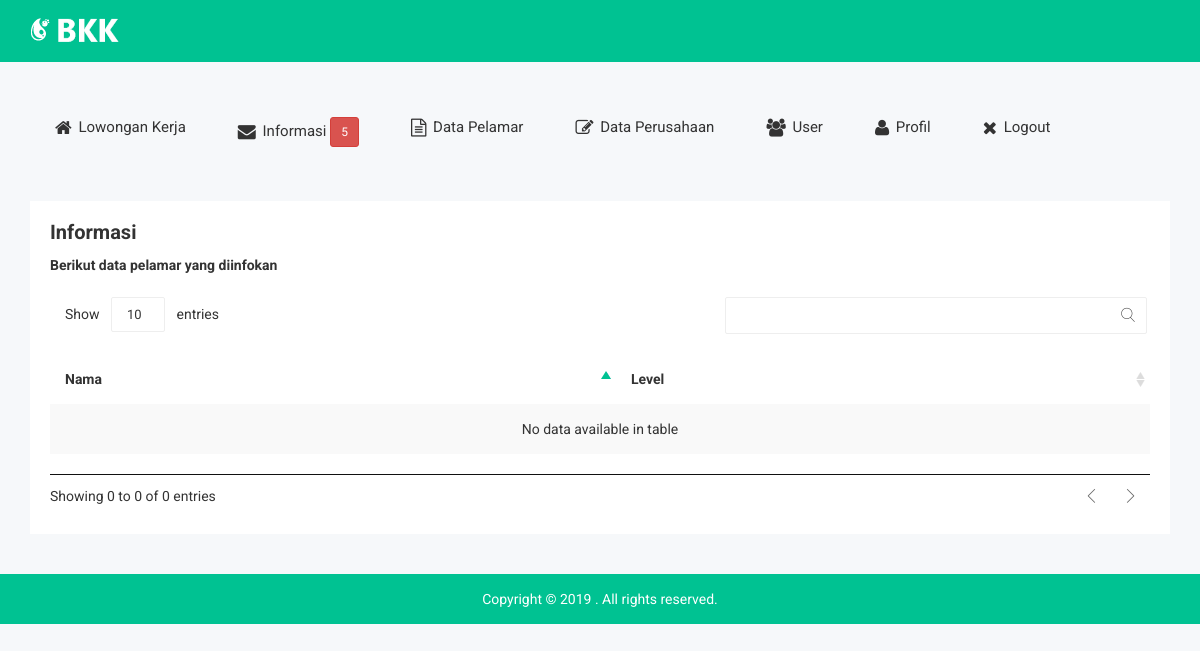
Before: /lihatPengumuman.php?id=5 (signed in) with the older database file.
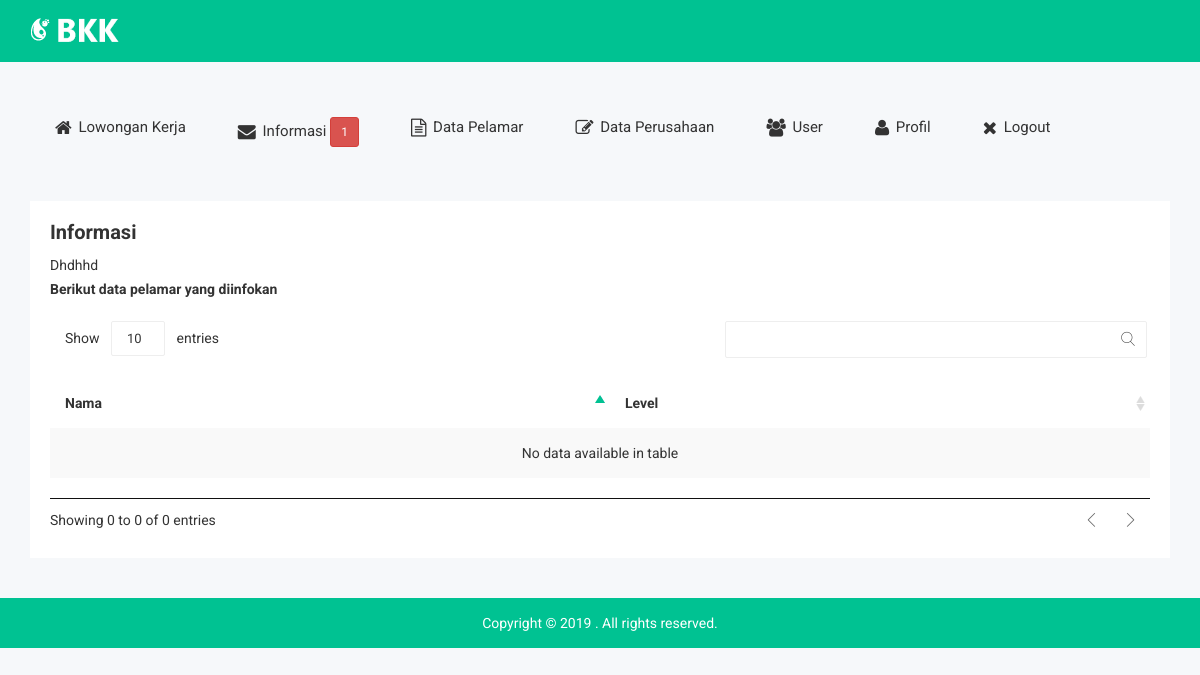
After: the same page with the newer database file.
### tables this page shows
CREATE TABLE `pengumuman` (
  `id_pengumuman` int(11) NOT NULL AUTO_INCREMENT,
  `id_loker` int(11) NOT NULL,
  `isi` mediumtext,
  `cekview` int(1) DEFAULT '1',
  PRIMARY KEY (`id_pengumuman`),
  KEY `FK_pengumuman` (`id_loker`),
  CONSTRAINT `FK_pengumuman` FOREIGN KEY (`id_loker`) REFERENCES `loker` (`id_loker`) ON DELETE CASCADE
);

### lihatPengumuman.php (the view, shortened to what this page needs)
<!doctype html>
<html class="no-js" lang="">
<head>
    <link rel="stylesheet" href="css/bootstrap.min.css">
    <link rel="stylesheet" href="css/font-awesome.min.css">
    <link rel="stylesheet" href="css/owl.carousel.css">
    <link rel="stylesheet" href="css/owl.theme.css">
    <link rel="stylesheet" href="css/owl.transitions.css">
    <link rel="stylesheet" href="css/meanmenu/meanmenu.min.css">
    <link rel="stylesheet" href="css/animate.css">
    <link rel="stylesheet" href="css/normalize.css">
    <link rel="stylesheet" href="css/scrollbar/jquery.mCustomScrollbar.min.css">
    <link rel="stylesheet" href="css/jvectormap/jquery-jvectormap-2.0.3.css">
    <link rel="stylesheet" href="css/notika-custom-icon.css">
    <link rel="stylesheet" href="css/wave/waves.min.css">
    <link rel="stylesheet" href="css/main.css">
    <link rel="stylesheet" href="style.css">
    <link rel="stylesheet" href="css/responsive.css">
    <link rel="stylesheet" href="css/jquery.dataTables.min.css">
</head>
<body>
    <div class="header-top-area">
        <div class="container">
            <div class="row">
                <div class="col-lg-4 col-md-4 col-sm-12 col-xs-12">
                    <div class="logo-area">
                        <a href="#"><img src="img/logo/logo.png" alt="" /></a>
                    </div>
                </div>
            </div>
        </div>
    </div>
    <?php
    if($_SESSION['level']=="admin")
    {
        include('headerAdmin.php');
    }
    elseif($_SESSION['level']=="perusahaan")
    {
        include('headerPerusahaan.php');
    }
    else
    {
        include('headerPelamar.php');
    }
    ?>
    <?php
    include_once ("config.php");
    $id_loker = $_GET['id'];
    $result = mysqli_query($conn, "SELECT * FROM pengumuman WHERE id_loker = '$id_loker'");
    $hasil = mysqli_fetch_array($result);
    ?>
    <div class="data-table-area">
        <div class="container">
            <div class="row">
                <div class="col-lg-12 col-md-12 col-sm-12 col-xs-12">
                    <div class="data-table-list">
                        <div class="basic-tb-hd">
                            <h2>Informasi</h2>
                            <p><?php echo $hasil['isi'] ?></p>
                            <p><b>Berikut data pelamar yang diinfokan</b></p>
                        </div>
                        <div class="table-responsive">
                            <table id="data-table-basic" class="table table-striped">
                                <thead>
                                    <tr>
                                        <th>Nama</th>
                                        <th>Level</th>
                                    </tr>
                                </thead>
                                <tbody>
                            </table>
                        </div>
                    </div>
                </div>
            </div>
        </div>
    </div>
    <div class="footer-copyright-area">
        <div class="container">
            <div class="row">
                <div class="col-lg-12 col-md-12 col-sm-12 col-xs-12">
                    <div class="footer-copy-right">
                        <p>Copyright © 2019
. All rights reserved.</p>
                    </div>
                </div>
            </div>
        </div>
    </div>
</body>
</html>

### headerAdmin.php (shortened to what this page needs)
<?php
include('config.php');
$hitung = mysqli_query($conn, "SELECT SUM(cekview) AS hitung FROM pengumuman");
$hasil = mysqli_fetch_array($hitung);
?>
<div class="main-menu-area mg-tb-40">
    <div class="container">
        <div class="row">
            <div class="col-lg-12 col-md-12 col-sm-12 col-xs-12">
                <ul class="nav nav-tabs notika-menu-wrap menu-it-icon-pro">
                    <li><a href="loker.php"><i class="fa fa-home"></i> Lowongan Kerja</a>
                    </li>
                    <li><a href="pengumuman.php"><i class="fa fa-envelope"></i> Informasi <button class='btn btn-danger btn-sm'> <?php echo $hasil['hitung'] ?></button></a>
                    </li>
                    <li><a href="pelamar.php"><i class="fa fa-file-text-o"></i> Data Pelamar</a>
                    </li>
                    <li><a href="perusahaan.php"><i class="fa fa-edit"></i> Data Perusahaan</a>
                    </li>
                    <li><a href="user.php"><i class="fa fa-users"></i> User</a>
                    </li>
                    <li><a href="profil.php"><i class="fa fa-user"></i> Profil</a>
                    </li>
                    <li><a href="logout.php"><i class="fa fa-close"></i> Logout</a>
                    </li>
                </ul>
            </div>
        </div>
    </div>
</div>

Changed rows visible on the page:
now on this page (row edited): pengumuman: isi "Dhdhhd"
Other visible differences:
$hasil['hitung']: "5" → "1"
